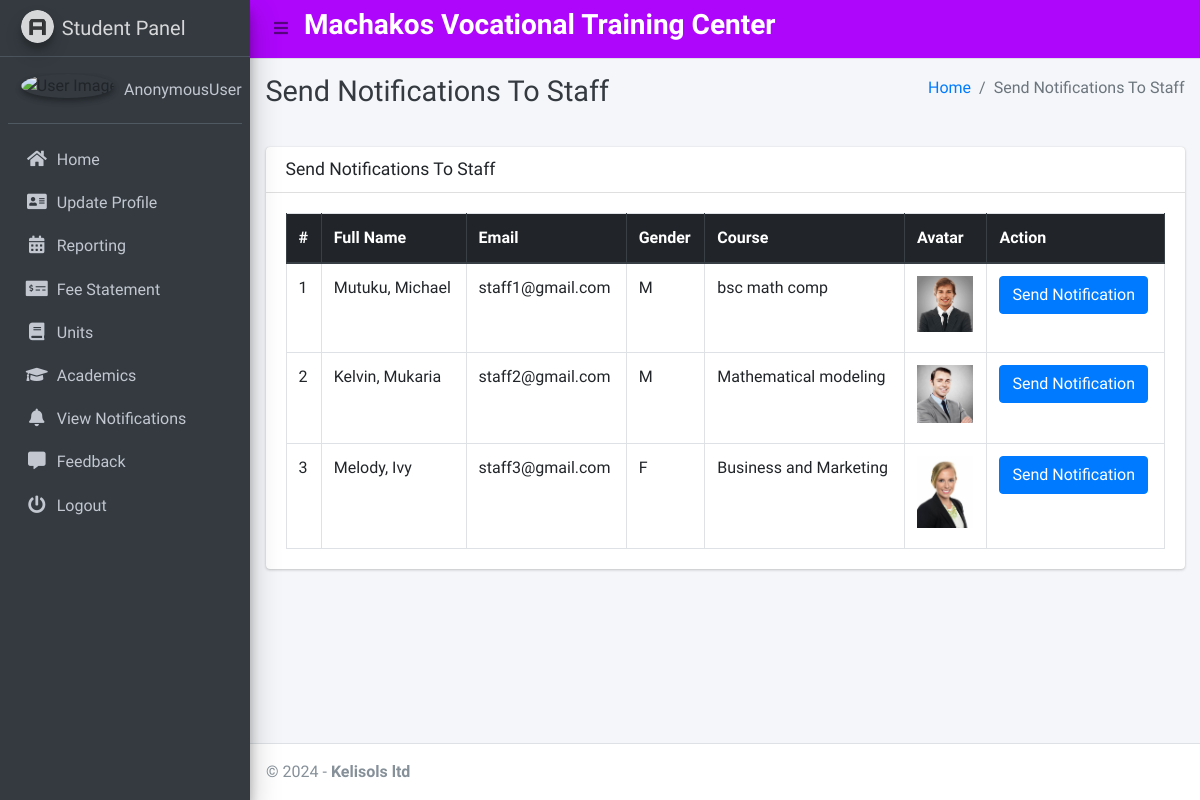
The page /admin_notify_staff on the database its author committed.
### main_app/models.py (models this page shows, shortened)
class CustomUser(AbstractUser):
    USER_TYPE = ((1, "HOD"), (2, "Staff"), (3, "Student"))
    GENDER = [("M", "Male"), ("F", "Female")]
    username = None  # Removed username, using email instead
    email = models.EmailField(unique=True)
    user_type = models.CharField(default=1, choices=USER_TYPE, max_length=1)
    gender = models.CharField(max_length=1, choices=GENDER)
    profile_pic = models.ImageField()
    address = models.TextField()
    fcm_token = models.TextField(default="")  # For firebase notifications
    created_at = models.DateTimeField(auto_now_add=True)
    updated_at = models.DateTimeField(auto_now=True)
    USERNAME_FIELD = "email"
    REQUIRED_FIELDS = []
    objects = CustomUserManager()

class Staff(models.Model):
    course = models.ForeignKey(Course, on_delete=models.DO_NOTHING, null=True, blank=False)
    admin = models.OneToOneField(CustomUser, on_delete=models.CASCADE)

class Course(models.Model):
    name = models.CharField(max_length=120)
    created_at = models.DateTimeField(auto_now_add=True)
    updated_at = models.DateTimeField(auto_now=True)

### main_app/hod_views.py (the view)
# urls.py: path("admin_notify_staff", hod_views.admin_notify_staff,
def admin_notify_staff(request):
    staff = CustomUser.objects.filter(user_type=2)
    context = {
        'page_title': "Send Notifications To Staff",
        'allStaff': staff
    }
    return render(request, "hod_template/staff_notification.html", context)

### main_app/templates/hod_template/staff_notification.html (shortened to what this page needs)
{% extends 'main_app/base.html' %}
{% load static %}
{% block page_title %}{{page_title}}{% endblock page_title %}
{% block content %}
<section class="content">
    <div class="container-fluid">
        <div class="row">
            <div class="col-md-12">
                <div class="card">
                    <div class="card-header">
                        <h3 class="card-title">{{page_title}}</h3>
                    </div>
                    <div class="card-body">
                        <table id="example2" class="table table-bordered table-hover">
                            <thead class="thead-dark">
                                <tr>
                                    <th>#</th>
                                    <th>Full Name</th>
                                    <th>Email</th>
                                    <th>Gender</th>
                                    <th>Course</th>
                                    <th>Avatar</th>
                                    <th>Action</th>
                                </tr>
                            </thead>
                            <tbody>
                                {% for staff in allStaff %}
                                <tr>
                                    <td>{{ forloop.counter }}</td>
                                    <td>{{staff.last_name}}, {{staff.first_name}}</td>
                                    <td>{{staff.email}}</td>
                                    <td>{{staff.gender}}</td>
                                    <td>{{staff.staff.course.name}}</td>
                                    <td>
                                        {% if staff.profile_pic == ""  %}
                                        No Image
                                        {% else %}
                                        <img class="img img-fluid mb-2" height="56" width="56"
                                            src="{{staff.profile_pic}}" alt="">
                                        {% endif %}
                                    </td>
                                    <td><button data-toggle = "modal" data-target = "#myModal"class="btn btn-primary show_notification" value="{{staff.id}}">Send Notification</button>
                                    </td>
                                </tr>
                                {% endfor %}
                            </tbody>
                        </table>
                    </div>
                </div>
            </div>
        </div>
    </div>
</section>
{% endblock content %}

### rows shown on the page
CustomUser: last_name "Mutuku", first_name "Michael", email "staff1@gmail.com", gender "M", staff.course.name "bsc math comp", profile_pic (picture)
CustomUser: last_name "Kelvin", first_name "Mukaria", email "staff2@gmail.com", gender "M", staff.course.name "Mathematical modeling", profile_pic (picture)
CustomUser: last_name "Melody", first_name "Ivy", email "staff3@gmail.com", gender "F", staff.course.name "Business and Marketing", profile_pic (picture)

### other values the page prints
{{ user }} "AnonymousUser"
{{ page_title }} "Send Notifications To Staff"
